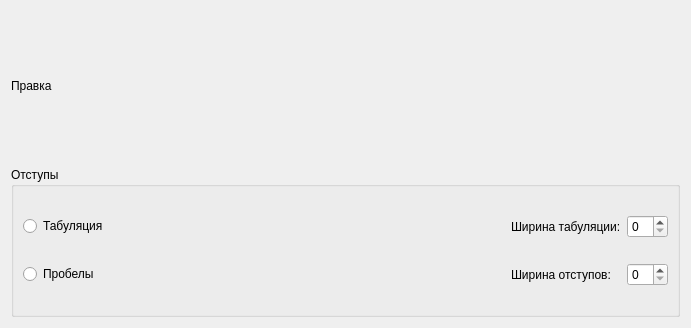
<?xml version="1.0" encoding="UTF-8"?>
<ui version="4.0">
 <class>SettingEditing</class>
 <widget class="QWidget" name="SettingEditing">
  <property name="geometry">
   <rect>
    <x>0</x>
    <y>0</y>
    <width>691</width>
    <height>328</height>
   </rect>
  </property>
  <property name="windowTitle">
   <string>Form</string>
  </property>
  <layout class="QVBoxLayout" name="verticalLayout">
   <item>
    <widget class="QLabel" name="label">
     <property name="text">
      <string>Правка</string>
     </property>
    </widget>
   </item>
   <item>
    <widget class="QGroupBox" name="groupBox">
     <property name="title">
      <string>Отступы</string>
     </property>
     <layout class="QGridLayout" name="gridLayout">
      <item row="0" column="0" colspan="2">
       <widget class="QRadioButton" name="radioButton">
        <property name="text">
         <string>Табуляция</string>
        </property>
       </widget>
      </item>
      <item row="0" column="2">
       <spacer name="horizontalSpacer">
        <property name="orientation">
         <enum>Qt::Horizontal</enum>
        </property>
        <property name="sizeHint" stdset="0">
         <size>
          <width>316</width>
          <height>20</height>
         </size>
        </property>
       </spacer>
      </item>
      <item row="0" column="3">
       <widget class="QLabel" name="label_2">
        <property name="text">
         <string>Ширина табуляции:</string>
        </property>
       </widget>
      </item>
      <item row="0" column="4">
       <widget class="QSpinBox" name="spinBox"/>
      </item>
      <item row="1" column="0">
       <widget class="QRadioButton" name="radioButton_2">
        <property name="text">
         <string>Пробелы</string>
        </property>
       </widget>
      </item>
      <item row="1" column="1" colspan="2">
       <spacer name="horizontalSpacer_2">
        <property name="orientation">
         <enum>Qt::Horizontal</enum>
        </property>
        <property name="sizeHint" stdset="0">
         <size>
          <width>330</width>
          <height>20</height>
         </size>
        </property>
       </spacer>
      </item>
      <item row="1" column="3">
       <widget class="QLabel" name="label_3">
        <property name="text">
         <string>Ширина отступов:</string>
        </property>
       </widget>
      </item>
      <item row="1" column="4">
       <widget class="QSpinBox" name="spinBox_2"/>
      </item>
     </layout>
    </widget>
   </item>
  </layout>
 </widget>
 <resources/>
 <connections/>
</ui>
